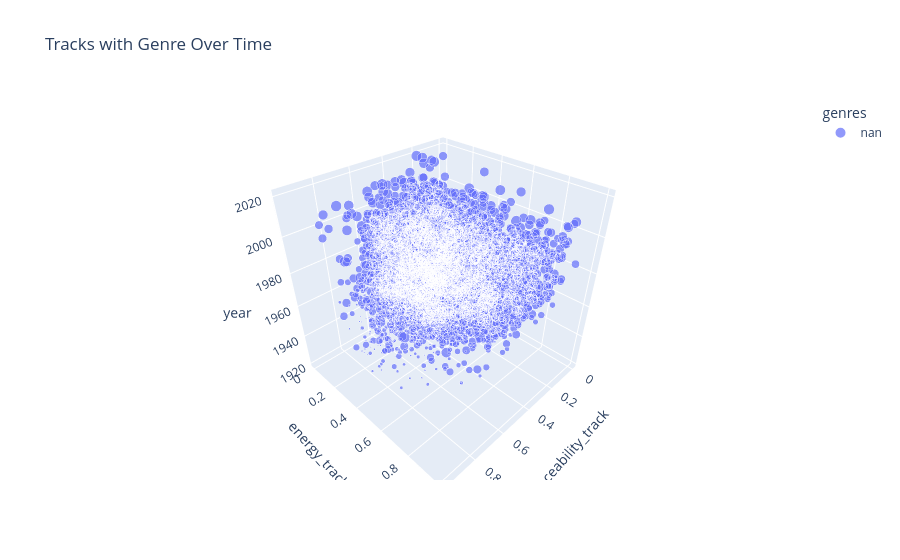

The notebook cell this image was saved under:
### Markdown cell above
**Analysis**

### Code cell
# Feature engineering
df_full['danceability_dev'] = df_full['danceability_track'] - df_full['danceability_genre_avg']

# 3D Plot with dynamic sampling
sample_size = min(df_full.shape[0], 5000)  # Adjust sample size to available rows
if sample_size > 0:
    fig = px.scatter_3d(df_full.sample(sample_size, random_state=42), 
                        x='danceability_track', 
                        y='energy_track', 
                        z='year', 
                        color='genres', 
                        size='popularity_track', 
                        title="Tracks with Genre Over Time")
    fig.show()
else:
    print("No rows available for plotting.")

# Interaction plot
plt.figure(figsize=(12, 6))
top_5_genres = df_full['genres'].value_counts().head(5).index
sns.lineplot(x='year', y='popularity_track', hue=df_full['genres'].isin(top_5_genres), data=df_full)
plt.title("Popularity Trend: Top 5 Genres vs. Others")
plt.show()

# ANOVA (only if enough data)
if df_full['genres'].nunique() > 1:
    f_stat, p = stats.f_oneway(*[group['popularity_track'].dropna() for name, group in df_full.groupby('genres') if len(group) > 10])
    print(f"ANOVA (Popularity by Genre): F={f_stat:.2f}, p-value={p:.4f}")
else:
    print("Insufficient genre variety for ANOVA.")

### Figure 1 — Plotly figure (JSON) as saved in the notebook; plotly's stock layout.template omitted (floating-point values rounded to 4 significant figures; data arrays with more than 128 entries replaced by an {"elided": "..."} marker saying what was removed)
{"data": [{"hovertemplate": "genres=nan<br>danceability_track=%{x}<br>energy_track=%{y}<br>year=%{z}<br>popularity_track=%{marker.size}<extra></extra>", "legendgroup": "nan", "marker": {"color": "#636efa", "size": {"elided": "5000 int values"}, "sizemode": "area", "sizeref": 0.23, "symbol": "circle"}, "mode": "markers", "name": "nan", "scene": "scene", "showlegend": true, "type": "scatter3d", "x": {"elided": "5000 float values"}, "y": {"elided": "5000 float values"}, "z": {"elided": "5000 int values"}}], "layout": {"legend": {"itemsizing": "constant", "title": {"text": "genres"}, "tracegroupgap": 0}, "scene": {"domain": {"x": [0, 1], "y": [0, 1]}, "xaxis": {"title": {"text": "danceability_track"}}, "yaxis": {"title": {"text": "energy_track"}}, "zaxis": {"title": {"text": "year"}}}, "title": {"text": "Tracks with Genre Over Time"}}}
